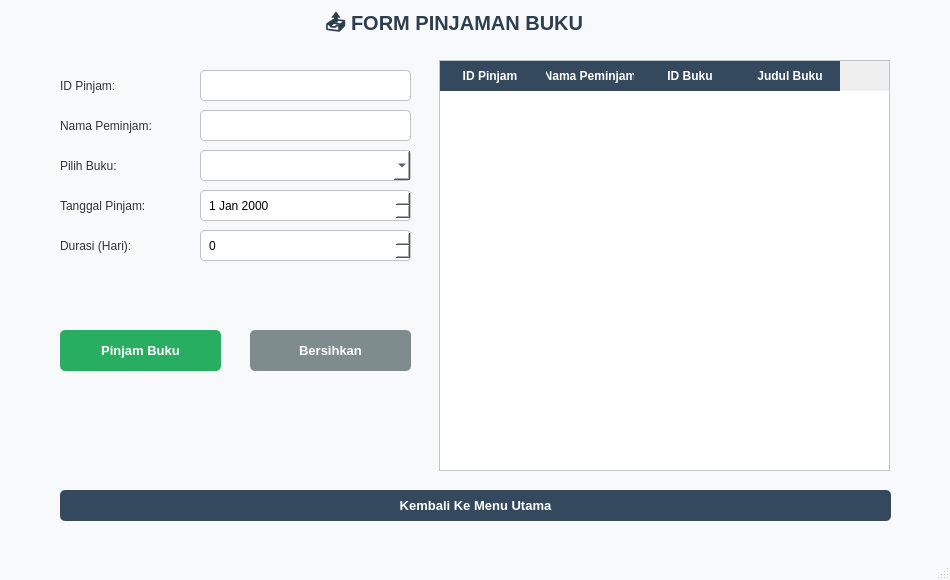
<?xml version="1.0" encoding="UTF-8"?>
<ui version="4.0">
 <class>MainWindow</class>
 <widget class="QMainWindow" name="MainWindow">
  <property name="geometry">
   <rect>
    <x>0</x>
    <y>0</y>
    <width>950</width>
    <height>580</height>
   </rect>
  </property>
  <property name="windowTitle">
   <string>Form Peminjaman Buku</string>
  </property>
  <property name="styleSheet">
   <string notr="true">QMainWindow {
    background-color: #F8F9FA;
}

QLabel#lblTitle {
    font-size: 18px;
    font-weight: bold;
    color: #2C3E50;
}

QLabel {
    font-size: 12px;
    color: #333;
}

QLineEdit, QComboBox, QDateEdit, QSpinBox {
    padding: 6px;
    border: 1px solid #BDC3C7;
    border-radius: 4px;
    background-color: white;
}

QLineEdit:focus, QComboBox:focus, QDateEdit:focus, QSpinBox:focus {
    border: 1px solid #3498DB;
}

QPushButton {
    background-color: #34495E;
    color: white;
    border: none;
    border-radius: 4px;
    padding: 8px 15px;
    font-weight: bold;
}

QPushButton:hover {
    background-color: #415B76;
}

QPushButton#btnPinjam {
    background-color: #2980B9;
}

QPushButton#btnPinjam:hover {
    background-color: #3498DB;
}

QTableWidget {
    background-color: white;
    border: 1px solid #BDC3C7;
    gridline-color: #ECF0F1;
}
</string>
  </property>
  <widget class="QWidget" name="centralwidget">
   <widget class="QLabel" name="lblTitle">
    <property name="geometry">
     <rect>
      <x>320</x>
      <y>10</y>
      <width>281</width>
      <height>41</height>
     </rect>
    </property>
    <property name="styleSheet">
     <string notr="true">font-size: 20px;
font-weight: bold;
color: #2C3E50;
margin-bottom: 10px;</string>
    </property>
    <property name="text">
     <string>📤 FORM PINJAMAN BUKU</string>
    </property>
   </widget>
   <widget class="QLabel" name="lblIdPinjam">
    <property name="geometry">
     <rect>
      <x>60</x>
      <y>70</y>
      <width>110</width>
      <height>31</height>
     </rect>
    </property>
    <property name="text">
     <string>ID Pinjam:</string>
    </property>
   </widget>
   <widget class="QLabel" name="lblNamaPeminjam">
    <property name="geometry">
     <rect>
      <x>60</x>
      <y>110</y>
      <width>110</width>
      <height>31</height>
     </rect>
    </property>
    <property name="text">
     <string>Nama Peminjam:</string>
    </property>
   </widget>
   <widget class="QLabel" name="lblBuku">
    <property name="geometry">
     <rect>
      <x>60</x>
      <y>150</y>
      <width>110</width>
      <height>31</height>
     </rect>
    </property>
    <property name="text">
     <string>Pilih Buku:</string>
    </property>
   </widget>
   <widget class="QLabel" name="lblTanggalPinjam">
    <property name="geometry">
     <rect>
      <x>60</x>
      <y>190</y>
      <width>110</width>
      <height>31</height>
     </rect>
    </property>
    <property name="text">
     <string>Tanggal Pinjam:</string>
    </property>
   </widget>
   <widget class="QLabel" name="lblDurasi">
    <property name="geometry">
     <rect>
      <x>60</x>
      <y>230</y>
      <width>110</width>
      <height>31</height>
     </rect>
    </property>
    <property name="text">
     <string>Durasi (Hari):</string>
    </property>
   </widget>
   <widget class="QLineEdit" name="txtNamaPeminjam">
    <property name="geometry">
     <rect>
      <x>200</x>
      <y>110</y>
      <width>211</width>
      <height>31</height>
     </rect>
    </property>
    <property name="styleSheet">
     <string notr="true">QLineEdit {
background-color: white;
border: 1px solid #BDC3C7;
border-radius: 4px;
padding: 5px;
font-size: 13px;
}
QLineEdit:focus {
border: 1px solid #3498DB;
}</string>
    </property>
   </widget>
   <widget class="QLineEdit" name="txtIdPinjam">
    <property name="geometry">
     <rect>
      <x>200</x>
      <y>70</y>
      <width>211</width>
      <height>31</height>
     </rect>
    </property>
    <property name="styleSheet">
     <string notr="true">QLineEdit {
background-color: white;
border: 1px solid #BDC3C7;
border-radius: 4px;
padding: 5px;
font-size: 13px;
}
QLineEdit:focus {
border: 1px solid #3498DB;
}</string>
    </property>
   </widget>
   <widget class="QPushButton" name="btnPinjam">
    <property name="geometry">
     <rect>
      <x>60</x>
      <y>330</y>
      <width>161</width>
      <height>41</height>
     </rect>
    </property>
    <property name="styleSheet">
     <string notr="true">QPushButton {
background-color: #27AE60;
color: white;
border: none;
border-radius: 5px;
font-size: 13px;
font-weight: bold;
padding: 8px;
}</string>
    </property>
    <property name="text">
     <string>Pinjam Buku</string>
    </property>
   </widget>
   <widget class="QPushButton" name="btnBersihkan">
    <property name="geometry">
     <rect>
      <x>250</x>
      <y>330</y>
      <width>161</width>
      <height>41</height>
     </rect>
    </property>
    <property name="styleSheet">
     <string notr="true">QPushButton {
background-color: #7F8C8D;
color: white;
border: none;
border-radius: 5px;
font-size: 13px;
font-weight: bold;
padding: 8px;
}</string>
    </property>
    <property name="text">
     <string>Bersihkan</string>
    </property>
   </widget>
   <widget class="QPushButton" name="btnKembali">
    <property name="geometry">
     <rect>
      <x>60</x>
      <y>490</y>
      <width>831</width>
      <height>31</height>
     </rect>
    </property>
    <property name="styleSheet">
     <string notr="true">QPushButton {
background-color: #34495E;
color: white;
border: none;
border-radius: 5px;
font-size: 13px;
font-weight: bold;
padding: 8px;
}</string>
    </property>
    <property name="text">
     <string>Kembali Ke Menu Utama</string>
    </property>
   </widget>
   <widget class="QTableWidget" name="tablePeminjaman">
    <property name="geometry">
     <rect>
      <x>439</x>
      <y>60</y>
      <width>451</width>
      <height>411</height>
     </rect>
    </property>
    <property name="styleSheet">
     <string notr="true">QTableWodget {
background-color: white;
border: 1px solid #BDC3C7;
gridline-color: #ECF0F1;
font-size: 13px;
}
QHeaderView:section {
background-color: #34495E;
color: white;
padding: 6px;
font-weight: bold;
border: none;
}</string>
    </property>
    <attribute name="verticalHeaderVisible">
     <bool>true</bool>
    </attribute>
    <column>
     <property name="text">
      <string>ID Pinjam</string>
     </property>
    </column>
    <column>
     <property name="text">
      <string>Nama Peminjam</string>
     </property>
    </column>
    <column>
     <property name="text">
      <string>ID Buku</string>
     </property>
    </column>
    <column>
     <property name="text">
      <string>Judul Buku</string>
     </property>
    </column>
   </widget>
   <widget class="QComboBox" name="cmbBuku">
    <property name="geometry">
     <rect>
      <x>200</x>
      <y>150</y>
      <width>211</width>
      <height>31</height>
     </rect>
    </property>
   </widget>
   <widget class="QDateEdit" name="datePinjam">
    <property name="geometry">
     <rect>
      <x>200</x>
      <y>190</y>
      <width>211</width>
      <height>31</height>
     </rect>
    </property>
   </widget>
   <widget class="QSpinBox" name="spinDurasi">
    <property name="geometry">
     <rect>
      <x>200</x>
      <y>230</y>
      <width>211</width>
      <height>31</height>
     </rect>
    </property>
   </widget>
   <zorder>lblTitle</zorder>
   <zorder>lblIdPinjam</zorder>
   <zorder>lblNamaPeminjam</zorder>
   <zorder>lblBuku</zorder>
   <zorder>lblTanggalPinjam</zorder>
   <zorder>lblDurasi</zorder>
   <zorder>txtNamaPeminjam</zorder>
   <zorder>txtIdPinjam</zorder>
   <zorder>btnKembali</zorder>
   <zorder>tablePeminjaman</zorder>
   <zorder>btnPinjam</zorder>
   <zorder>btnBersihkan</zorder>
   <zorder>cmbBuku</zorder>
   <zorder>datePinjam</zorder>
   <zorder>spinDurasi</zorder>
  </widget>
  <widget class="QMenuBar" name="menubar">
   <property name="geometry">
    <rect>
     <x>0</x>
     <y>0</y>
     <width>950</width>
     <height>18</height>
    </rect>
   </property>
  </widget>
  <widget class="QStatusBar" name="statusbar"/>
 </widget>
 <resources/>
 <connections/>
</ui>
